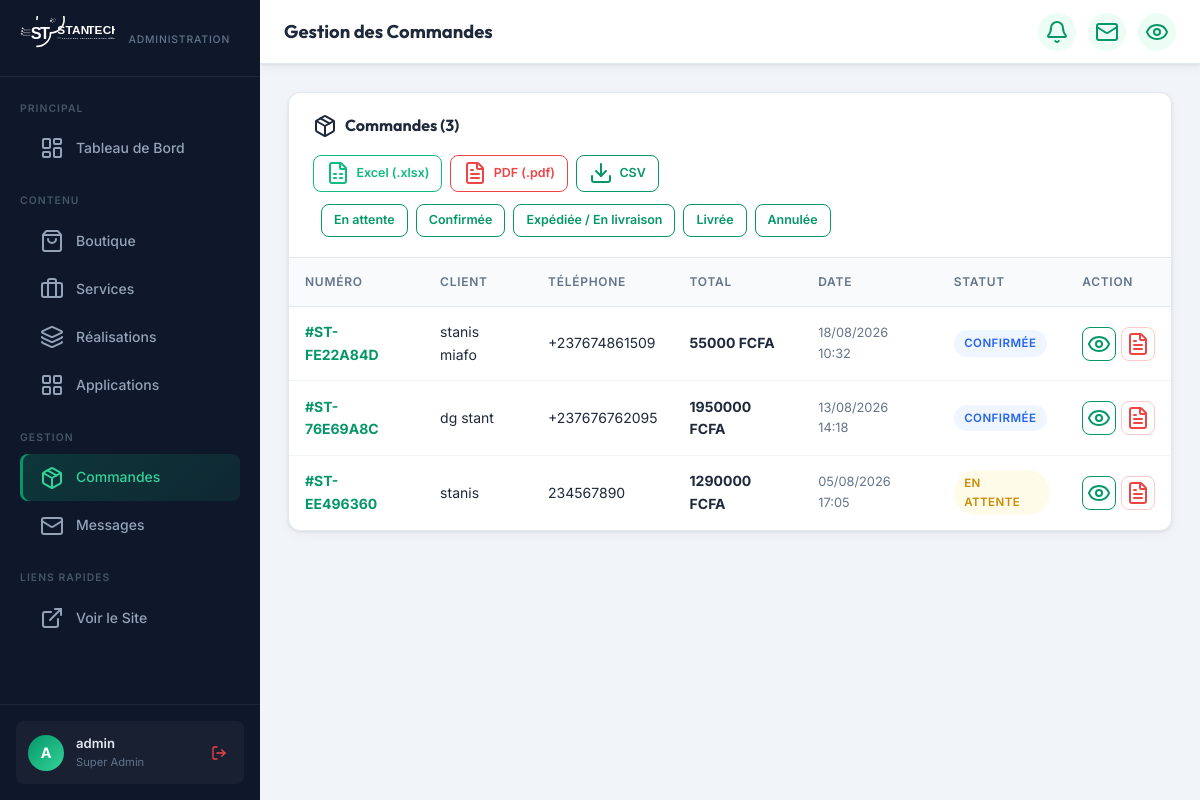
/dashboard/commandes/ (signed in), run on an earlier commit of the app's database.
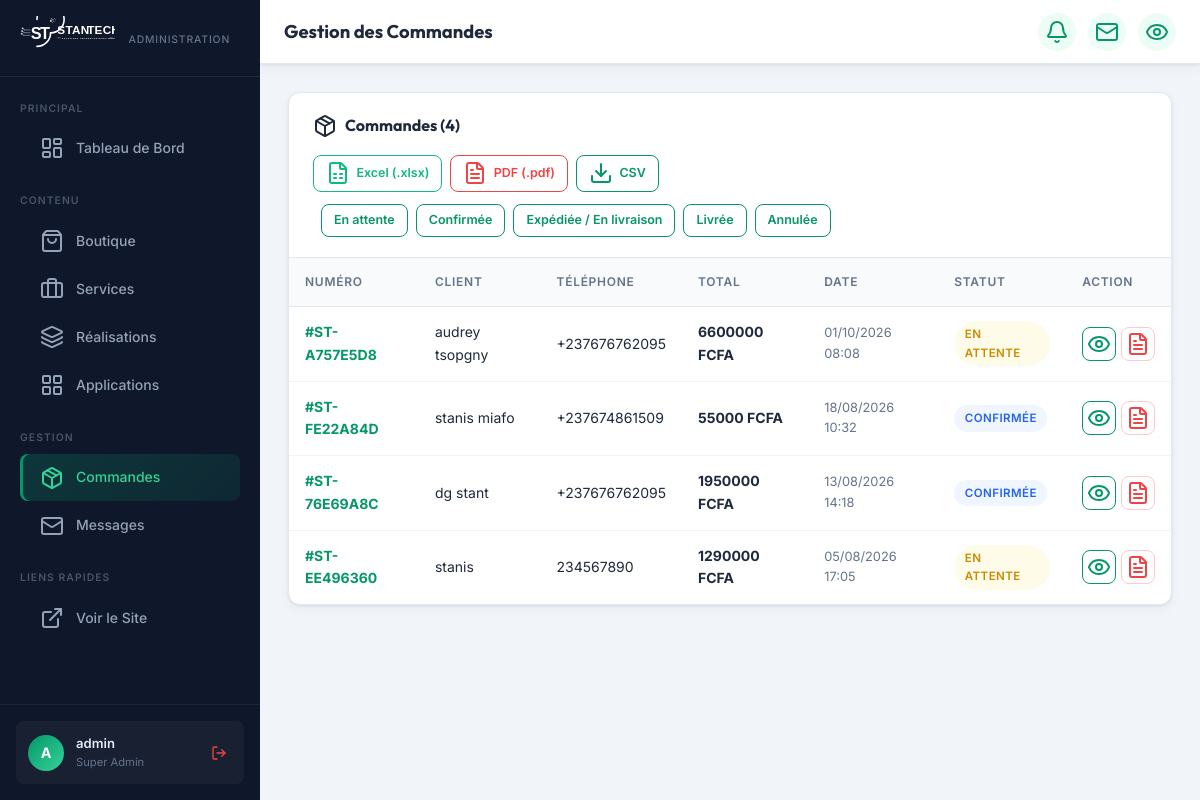
And on a later commit of the database.
### core/models.py (models this page shows, shortened)
class Order(models.Model):
    STATUS_CHOICES = [
        ('pending', 'En attente'),
        ('confirmed', 'Confirmée'),
        ('shipped', 'Expédiée / En livraison'),
        ('delivered', 'Livrée'),
        ('cancelled', 'Annulée'),
    ]
    order_number = models.CharField(max_length=50, unique=True, editable=False, verbose_name="Numéro de Commande")
    customer_name = models.CharField(max_length=150, verbose_name="Nom complet du client")
    customer_email = models.EmailField(verbose_name="Adresse email")
    customer_phone = models.CharField(max_length=30, verbose_name="Numéro de téléphone")
    delivery_address = models.TextField(verbose_name="Adresse de livraison")
    city = models.CharField(max_length=100, default="Abidjan / Paris", verbose_name="Ville")
    total_amount = models.DecimalField(max_digits=10, decimal_places=2, default=0.00, verbose_name="Montant total")
    status = models.CharField(max_length=20, choices=STATUS_CHOICES, default='pending', verbose_name="Statut de la commande")
    notes = models.TextField(blank=True, verbose_name="Notes / Instructions de livraison")
    created_at = models.DateTimeField(auto_now_add=True, verbose_name="Date de commande")
    class Meta:
        verbose_name = "Commande"
        verbose_name_plural = "Commandes"
        ordering = ['-created_at']

### core/admin_views.py (the view)
# urls.py: path('dashboard/commandes/', admin_views.dashboard_orders, name='dashboard_orders'),
@login_required(login_url='/dashboard/login/')
@user_passes_test(is_superuser, login_url='/dashboard/login/')
def dashboard_orders(request):
    status_filter = request.GET.get('status', '')
    orders = Order.objects.prefetch_related('items').all()
    if status_filter:
        orders = orders.filter(status=status_filter)
    context = {
        'orders': orders,
        'status_filter': status_filter,
        'status_choices': Order.STATUS_CHOICES,
        'page_title': 'Gestion des Commandes',
    }
    return render(request, 'admin_custom/orders.html', context)

### core/admin_views.py (called while the page is built)
def is_superuser(user):
    return user.is_authenticated and user.is_superuser

### core/context_processors.py (called while the page is built, shortened)
def cart_context(request):
    cart = request.session.get('cart', {})
    if not isinstance(cart, dict):
        cart = {}
    total_items = 0
    total_price = 0.0
    return {
        'cart_count': total_items,
        'cart_total': total_price,
        'cart_items': cart,
    }

### templates/admin_custom/orders.html (shortened to what this page needs)
{% extends 'admin_custom/base.html' %}
{% block content %}
<div class="table-card">
  <div class="table-header">
    <h3><i data-lucide="package"></i> Commandes ({{ orders.count }})</h3>
    <div class="table-actions">
      <div style="display:flex;gap:0.5rem;align-items:center;">
        <a href="{% url 'dashboard_export_orders_excel' %}" class="btn btn-sm btn-outline" style="color:#10b981;border-color:#10b981;" title="Exporter en Excel">
          <i data-lucide="file-spreadsheet"></i> Excel (.xlsx)
        </a>
        <a href="{% url 'dashboard_export_orders_pdf' %}" class="btn btn-sm btn-outline" style="color:#ef4444;border-color:#ef4444;" title="Exporter en PDF">
          <i data-lucide="file-text"></i> PDF (.pdf)
        </a>
        <a href="{% url 'dashboard_export_orders' %}" class="btn btn-sm btn-outline" title="Exporter en CSV">
          <i data-lucide="download"></i> CSV
        </a>
      </div>
      <form method="get" style="display:flex;gap:0.5rem;flex-wrap:wrap;margin-left:0.5rem;">
        {% for val, label in status_choices %}
          <a href="?status={{ val }}" class="btn btn-sm {% if status_filter == val %}btn-primary{% else %}btn-outline{% endif %}">{{ label }}</a>
        {% endfor %}
      </form>
    </div>
  </div>
  {% if orders %}
  <div class="table-responsive">
    <table>
      <thead><tr>
        <th>Numéro</th><th>Client</th><th>Téléphone</th><th>Total</th><th>Date</th><th>Statut</th><th>Action</th>
      </tr></thead>
      <tbody>
        {% for order in orders %}
        <tr>
          <td><a href="{% url 'dashboard_order_detail' order.pk %}" style="font-weight:700;color:var(--primary);text-decoration:none;">#{{ order.order_number }}</a></td>
          <td>{{ order.customer_name }}</td>
          <td>{{ order.customer_phone }}</td>
          <td><strong>{{ order.total_amount|floatformat:0 }} FCFA</strong></td>
          <td style="font-size:0.8rem;color:var(--text-muted);">{{ order.created_at|date:"d/m/Y H:i" }}</td>
          <td>
            {% if order.status == 'pending' %}<span class="badge badge-yellow">En attente</span>
            {% elif order.status == 'confirmed' %}<span class="badge badge-blue">Confirmée</span>
            {% elif order.status == 'shipped' %}<span class="badge badge-purple">En livraison</span>
            {% elif order.status == 'delivered' %}<span class="badge badge-green">Livrée</span>
            {% else %}<span class="badge badge-red">Annulée</span>{% endif %}
          </td>
          <td>
            <div style="display:flex;gap:0.3rem;">
              <a href="{% url 'dashboard_order_detail' order.pk %}" class="btn btn-outline btn-sm btn-icon" title="Voir la commande"><i data-lucide="eye"></i></a>
              <a href="{% url 'dashboard_export_order_single_pdf' order.pk %}" class="btn btn-outline btn-sm btn-icon" style="color:#ef4444;border-color:#fecaca;" title="Télécharger la Facture PDF"><i data-lucide="file-text"></i></a>
            </div>
          </td>
        </tr>
        {% endfor %}
      </tbody>
    </table>
  </div>
  {% else %}
    <div class="empty-state"><i data-lucide="package"></i><h4>Aucune commande</h4><p>Les commandes passées sur la boutique apparaîtront ici.</p></div>
  {% endif %}
</div>
{% endblock %}

What changed in the data, as far as the page shows it:
added Order: order_number "ST-A757E5D8", customer_name "audrey tsopgny", customer_phone "+237676762095", total_amount "6600000", created_at "01/10/2026 08:08", status "EN ATTENTE"
Also different on the page:
{{ orders.count }}: "3" → "4"
